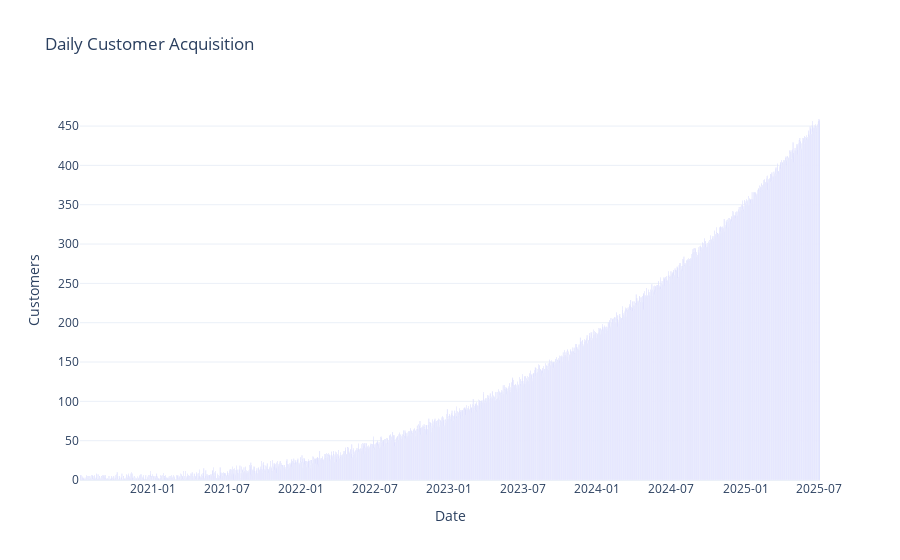

The notebook cell this image was saved under:
### Code cell
import plotly.express as px
import pandas as pd

# Group by first_purchase_date and count unique customers
daily_customers = all_customers.groupby(['first_purchase_date']).agg(
    customers=('customer_id', lambda x: x.nunique())
).reset_index()

# Optional: sort by date to ensure proper ordering
daily_customers = daily_customers.sort_values('first_purchase_date')

# Plot using Plotly
fig = px.bar(
    daily_customers,
    x='first_purchase_date',
    y='customers',
    title='Daily Customer Acquisition',
    labels={'first_purchase_date': 'First Purchase Date', 'customers': 'Number of Customers'},
    template='plotly_white'
)

fig.update_layout(
    xaxis_title='Date',
    yaxis_title='Customers',
    xaxis_tickformat='%Y-%m',
    bargap=0.1
)

fig.show()

### Figure 1 — Plotly figure (JSON) as saved in the notebook; plotly's stock layout.template omitted (floating-point values rounded to 4 significant figures; data arrays with more than 128 entries replaced by an {"elided": "..."} marker saying what was removed)
{"data": [{"hovertemplate": "First Purchase Date=%{x}<br>Number of Customers=%{y}<extra></extra>", "legendgroup": "", "marker": {"color": "#636efa", "pattern": {"shape": ""}}, "name": "", "orientation": "v", "showlegend": false, "textposition": "auto", "type": "bar", "x": {"elided": "1763 str values"}, "xaxis": "x", "y": {"elided": "1763 int values"}, "yaxis": "y"}], "layout": {"bargap": 0.1, "barmode": "relative", "legend": {"tracegroupgap": 0}, "title": {"text": "Daily Customer Acquisition"}, "xaxis": {"anchor": "y", "domain": [0, 1], "tickformat": "%Y-%m", "title": {"text": "Date"}}, "yaxis": {"anchor": "x", "domain": [0, 1], "title": {"text": "Customers"}}}}
